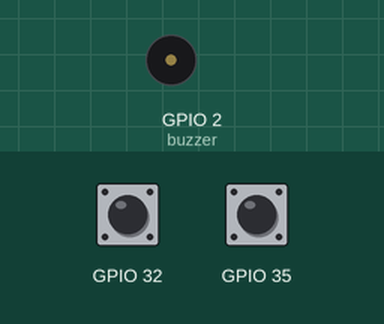
This sketch was run on a simulated ESP32. Shown: buzzer (waves = sounding). The test bench sets the inputs (shaded band); at power-on: GPIO 32 HIGH, GPIO 35 HIGH.

Above: at 0.3 s.
At 19.3 s:
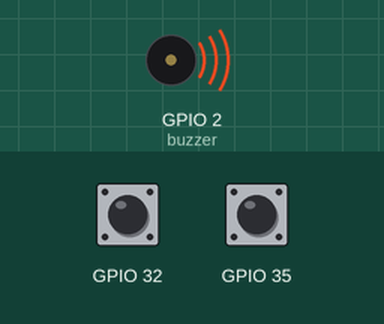
Timing chart, 0 to 20.6 s (numbered marks = the images above):
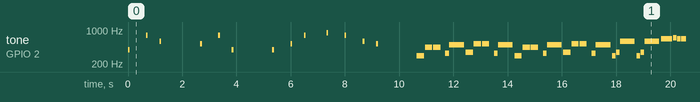

The sketch:

song_module.ino
```cpp
#include <ESP32Servo.h>
#include <analogWrite.h>
//#include <tone.h>
#include <ESP32Tone.h>
#include <ESP32PWM.h>

/*
  Song of storms - Legend of Zelda
  Connect a piezo buzzer or speaker to pin 11 or select a new pin.
  More songs available at https://github.com/robsoncouto/arduino-songs

                                              Robson Couto, 2019
*/

#define NOTE_B0  31
#define NOTE_C1  33
#define NOTE_CS1 35
#define NOTE_D1  37
#define NOTE_DS1 39
#define NOTE_E1  41
#define NOTE_F1  44
#define NOTE_FS1 46
#define NOTE_G1  49
#define NOTE_GS1 52
#define NOTE_A1  55
#define NOTE_AS1 58
#define NOTE_B1  62
#define NOTE_C2  65
#define NOTE_CS2 69
#define NOTE_D2  73
#define NOTE_DS2 78
#define NOTE_E2  82
#define NOTE_F2  87
#define NOTE_FS2 93
#define NOTE_G2  98
#define NOTE_GS2 104
#define NOTE_A2  110
#define NOTE_AS2 117
#define NOTE_B2  123
#define NOTE_C3  131
#define NOTE_CS3 139
#define NOTE_D3  147
#define NOTE_DS3 156
#define NOTE_E3  165
#define NOTE_F3  175
#define NOTE_FS3 185
#define NOTE_G3  196
#define NOTE_GS3 208
#define NOTE_A3  220
#define NOTE_AS3 233
#define NOTE_B3  247
#define NOTE_C4  262
#define NOTE_CS4 277
#define NOTE_D4  294
#define NOTE_DS4 311
#define NOTE_E4  330
#define NOTE_F4  349
#define NOTE_FS4 370
#define NOTE_G4  392
#define NOTE_GS4 415
#define NOTE_A4  440
#define NOTE_AS4 466
#define NOTE_B4  494
#define NOTE_C5  523
#define NOTE_CS5 554
#define NOTE_D5  587
#define NOTE_DS5 622
#define NOTE_E5  659
#define NOTE_F5  698
#define NOTE_FS5 740
#define NOTE_G5  784
#define NOTE_GS5 831
#define NOTE_A5  880
#define NOTE_AS5 932
#define NOTE_B5  988
#define NOTE_C6  1047
#define NOTE_CS6 1109
#define NOTE_D6  1175
#define NOTE_DS6 1245
#define NOTE_E6  1319
#define NOTE_F6  1397
#define NOTE_FS6 1480
#define NOTE_G6  1568
#define NOTE_GS6 1661
#define NOTE_A6  1760
#define NOTE_AS6 1865
#define NOTE_B6  1976
#define NOTE_C7  2093
#define NOTE_CS7 2217
#define NOTE_D7  2349
#define NOTE_DS7 2489
#define NOTE_E7  2637
#define NOTE_F7  2794
#define NOTE_FS7 2960
#define NOTE_G7  3136
#define NOTE_GS7 3322
#define NOTE_A7  3520
#define NOTE_AS7 3729
#define NOTE_B7  3951
#define NOTE_C8  4186
#define NOTE_CS8 4435
#define NOTE_D8  4699
#define NOTE_DS8 4978
#define REST      0


// change this to make the song slower or faster
int tempo = 200;

// change this to whichever pin you want to use
int buzzer = 2;

// notes of the moledy followed by the duration.
// a 4 means a quarter note, 8 an eighteenth , 16 sixteenth, so on
// !!negative numbers are used to represent dotted notes,
// so -4 means a dotted quarter note, that is, a quarter plus an eighteenth!!
int melody[] = {

  // Song of storms - The Legend of Zelda Ocarina of Time.
  // Score available at https://musescore.com/user/4957541/scores/1545401

  NOTE_D4,4, NOTE_A4,4, NOTE_A4,4,
  REST,8, NOTE_E4,8, NOTE_B4,2,
  NOTE_F4,4, NOTE_C5,4, NOTE_C5,4,
  REST,8, NOTE_E4,8, NOTE_B4,2,
  NOTE_D4,4, NOTE_A4,4, NOTE_A4,4,
  REST,8, NOTE_E4,8, NOTE_B4,2,
  NOTE_F4,4, NOTE_C5,4, NOTE_C5,4,
  REST,8, NOTE_E4,8, NOTE_B4,2,
  NOTE_D4,8, NOTE_F4,8, NOTE_D5,2,

  NOTE_D4,8, NOTE_F4,8, NOTE_D5,2,
  NOTE_E5,-4, NOTE_F5,8, NOTE_E5,8, NOTE_E5,8,
  NOTE_E5,8, NOTE_C5,8, NOTE_A4,2,
  NOTE_A4,4, NOTE_D4,4, NOTE_F4,8, NOTE_G4,8,
  NOTE_A4,-2,
  NOTE_A4,4, NOTE_D4,4, NOTE_F4,8, NOTE_G4,8,
  NOTE_E4,-2,
  NOTE_D4,8, NOTE_F4,8, NOTE_D5,2,
  NOTE_D4,8, NOTE_F4,8, NOTE_D5,2,

  NOTE_E5,-4, NOTE_F5,8, NOTE_E5,8, NOTE_E5,8,
  NOTE_E5,8, NOTE_C5,8, NOTE_A4,2,
  NOTE_A4,4, NOTE_D4,4, NOTE_F4,8, NOTE_G4,8,
  NOTE_A4,2, NOTE_A4,4,
  NOTE_D4,1,
};

// sizeof gives the number of bytes, each int value is composed of two bytes (16 bits)
// there are two values per note (pitch and duration), so for each note there are four bytes
int notes = sizeof(melody) / sizeof(melody[0]) / 2;

// this calculates the duration of a whole note in ms
int wholenote = (60000 * 4) / tempo;

int divider = 0, noteDuration = 0;

void songofstorms() {
  // iterate over the notes of the melody.
  // Remember, the array is twice the number of notes (notes + durations)
  for (int thisNote = 0; thisNote < notes * 2; thisNote = thisNote + 2) {

   if (!digitalRead(32)) return;

    // calculates the duration of each note
    divider = melody[thisNote + 1];
    if (divider > 0) {
      // regular note, just proceed
      noteDuration = (wholenote) / divider;
    } else if (divider < 0) {
      // dotted notes are represented with negative durations!!
      noteDuration = (wholenote) / abs(divider);
      noteDuration *= 1.5; // increases the duration in half for dotted notes
    }

    // we only play the note for 90% of the duration, leaving 10% as a pause
    tone(buzzer, melody[thisNote], noteDuration*0.9);

    // Wait for the specief duration before playing the next note.
    delay(noteDuration);

    // stop the waveform generation before the next note.
    noTone(buzzer);
  }
}

void mainMenu() {
    tone(buzzer, 391, 65.8332675);
    delay(83.33325);
    delay(583.33275);
    tone(buzzer, 783, 65.8332675);
    delay(83.33325);
    if (!digitalRead(35)) return;
    delay(416.66625);
    tone(buzzer, 587, 65.8332675);
    delay(83.33325);
    delay(1416.66525);
    tone(buzzer, 523, 65.8332675);
    delay(83.33325);
    if (!digitalRead(35)) return;
    delay(583.33275);
    tone(buzzer, 783, 65.8332675);
    delay(83.33325);
    delay(416.66625);
    tone(buzzer, 391, 65.8332675);
    delay(83.33325);
    if (!digitalRead(35)) return;
    delay(1416.66525);
    tone(buzzer, 391, 65.8332675);
    delay(83.33325);
    delay(583.33275);
    tone(buzzer, 523, 65.8332675);
    delay(83.33325);
    if (!digitalRead(35)) return;
    delay(416.66625);
    tone(buzzer, 783, 65.8332675);
    delay(83.33325);
    delay(749.99925);
    tone(buzzer, 880, 65.8332675);
    delay(83.33325);
    if (!digitalRead(35)) return;
    delay(583.33275);
    tone(buzzer, 783, 65.8332675);
    delay(83.33325);
    delay(583.33275);
    tone(buzzer, 587, 65.8332675);
    delay(83.33325);
    if (!digitalRead(35)) return;
    delay(416.66625);
    tone(buzzer, 523, 65.8332675); ///asdasd
    delay(83.33325);
    delay(1416.66525);

    return;
}

void setup() {
  pinMode(35, INPUT);
  pinMode(32, INPUT);
  pinMode(33, INPUT);

  //attachInterrupt(digitalPinToInterrupt(35), mainMenu, RISING);
  //attachInterrupt(digitalPinToInterrupt(32), songofstorms, RISING);

  while (1) {
    if (digitalRead(35)) mainMenu();
    if (digitalRead(32)) songofstorms();
  }


  songofstorms();
  mainMenu();

  while (1);
}

void loop() {
  // no need to repeat the melody.
}
```

Measured:
- by itself, tone on GPIO 2 (buzzer): plays 391 Hz for 0.07 s, 783 Hz for 0.07 s, 587 Hz for 0.07 s, 523 Hz for 0.07 s, 783 Hz for 0.07 s, 391 Hz for 0.07 s … (309 notes in this stretch)
